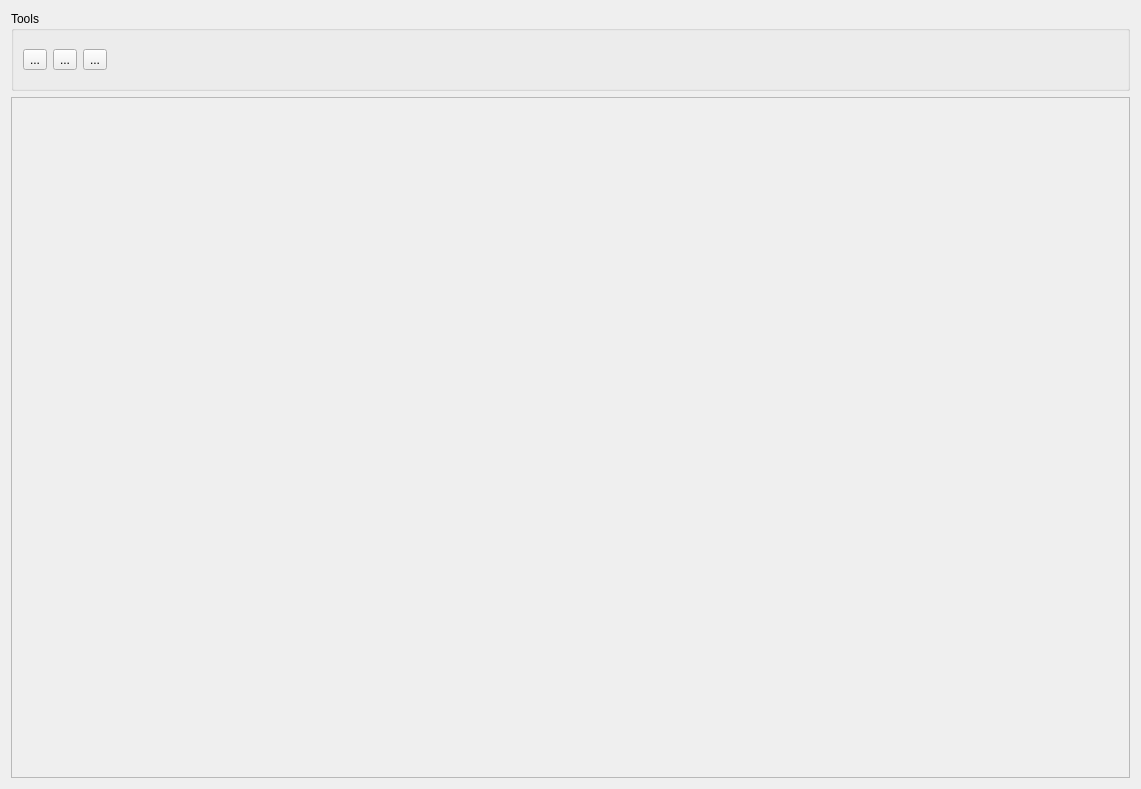
<?xml version="1.0" encoding="UTF-8"?>
<ui version="4.0">
 <class>ScopeView</class>
 <widget class="QWidget" name="ScopeView">
  <property name="geometry">
   <rect>
    <x>0</x>
    <y>0</y>
    <width>1141</width>
    <height>789</height>
   </rect>
  </property>
  <property name="minimumSize">
   <size>
    <width>800</width>
    <height>600</height>
   </size>
  </property>
  <property name="windowTitle">
   <string>Scope</string>
  </property>
  <layout class="QVBoxLayout" name="verticalLayout">
   <item>
    <widget class="QGroupBox" name="m_groupBox">
     <property name="minimumSize">
      <size>
       <width>0</width>
       <height>0</height>
      </size>
     </property>
     <property name="maximumSize">
      <size>
       <width>16777215</width>
       <height>80</height>
      </size>
     </property>
     <property name="autoFillBackground">
      <bool>false</bool>
     </property>
     <property name="title">
      <string>Tools</string>
     </property>
     <property name="flat">
      <bool>false</bool>
     </property>
     <property name="checkable">
      <bool>false</bool>
     </property>
     <layout class="QHBoxLayout" name="horizontalLayout_2">
      <item>
       <widget class="QToolButton" name="m_playToolButton">
        <property name="text">
         <string>...</string>
        </property>
        <property name="icon">
         <iconset resource="../../NetworkViewer.qrc">
          <normaloff>:/images/playGreen.png</normaloff>:/images/playGreen.png</iconset>
        </property>
       </widget>
      </item>
      <item>
       <widget class="QToolButton" name="m_pauseToolButton">
        <property name="text">
         <string>...</string>
        </property>
        <property name="icon">
         <iconset resource="../../NetworkViewer.qrc">
          <normaloff>:/images/pauseGreen.png</normaloff>:/images/pauseGreen.png</iconset>
        </property>
       </widget>
      </item>
      <item>
       <widget class="QToolButton" name="m_saveToolButton">
        <property name="text">
         <string>...</string>
        </property>
        <property name="icon">
         <iconset resource="../../NetworkViewer.qrc">
          <normaloff>:/images/Save-Icon.png</normaloff>:/images/Save-Icon.png</iconset>
        </property>
       </widget>
      </item>
      <item>
       <spacer name="horizontalSpacer">
        <property name="orientation">
         <enum>Qt::Horizontal</enum>
        </property>
        <property name="sizeHint" stdset="0">
         <size>
          <width>40</width>
          <height>20</height>
         </size>
        </property>
       </spacer>
      </item>
     </layout>
    </widget>
   </item>
   <item>
    <widget class="QSplitter" name="splitter">
     <property name="orientation">
      <enum>Qt::Horizontal</enum>
     </property>
     <widget class="QFrame" name="m_frame">
      <property name="acceptDrops">
       <bool>true</bool>
      </property>
      <property name="frameShape">
       <enum>QFrame::StyledPanel</enum>
      </property>
      <property name="frameShadow">
       <enum>QFrame::Raised</enum>
      </property>
     </widget>
    </widget>
   </item>
  </layout>
 </widget>
 <resources>
  <include location="../../NetworkViewer.qrc"/>
 </resources>
 <connections/>
</ui>
